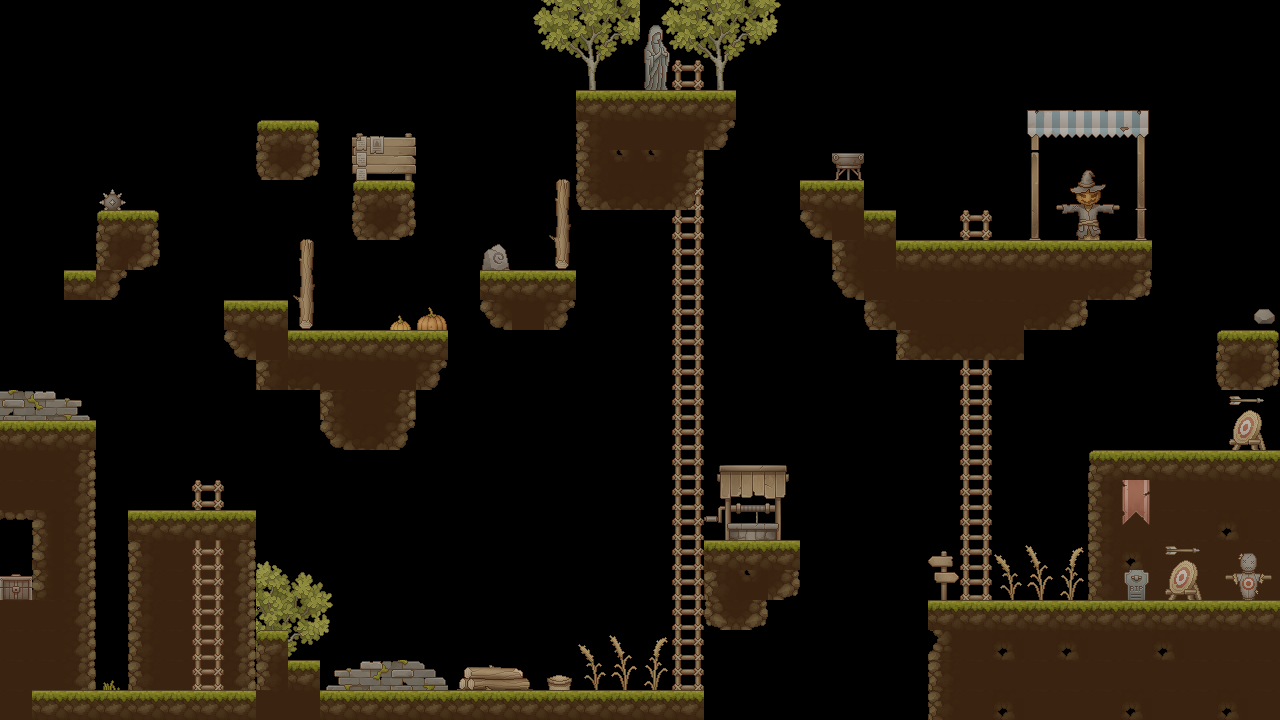

Tiled map render using the project's own tile images. Description and the whole map definition, tile-layer contents included, below:
An orthogonal 40x24 tile map with 32x30 px tiles, 3 tile layers (Props, Fill Platforms, Platforms), 2 tilesets.

<map version="1.10" tiledversion="1.11.0" orientation="orthogonal" renderorder="right-down" width="40" height="24" tilewidth="32" tileheight="30" infinite="0" nextlayerid="4" nextobjectid="1">
 <tileset firstgid="1" name="TX Tileset Ground" tilewidth="32" tileheight="30" tilecount="272" columns="16">
  <image source="../../Tiles/farm_sprites/TX Tileset Ground.png" width="512" height="512" />
 </tileset>
 <tileset firstgid="273" name="TX Village Props" tilewidth="32" tileheight="30" tilecount="1088" columns="32">
  <image source="../../Tiles/farm_sprites/TX Village Props.png" width="1024" height="1024" />
 </tileset>
 <layer id="2" name="Props" width="40" height="24">
  <data encoding="csv">
0,0,0,0,0,0,0,0,0,0,0,0,0,0,0,0,0,0,0,0,391,0,0,0,0,0,0,0,0,0,0,0,0,0,0,0,0,0,0,0,
0,0,0,0,0,0,0,0,0,0,0,0,0,0,0,0,0,0,0,0,423,0,0,0,0,0,0,0,0,0,0,0,0,0,0,0,0,0,0,0,
0,0,0,0,0,0,0,0,0,0,0,0,0,0,0,0,0,0,0,0,455,795,0,0,0,0,0,0,0,0,0,0,0,0,0,0,0,0,0,0,
0,0,0,0,0,0,0,0,0,0,0,0,0,0,0,0,0,0,0,0,487,827,0,0,0,0,0,0,0,0,0,0,0,0,0,0,0,0,0,0,
0,0,0,0,0,0,0,0,0,0,0,439,440,0,0,0,0,0,0,0,0,859,0,0,0,0,0,0,0,0,0,0,2147483982,0,0,334,0,0,0,0,
0,0,0,0,0,0,0,0,0,0,0,471,472,0,0,0,0,0,0,0,0,859,0,0,0,0,0,0,0,0,0,0,2147483982,519,520,366,0,0,0,0,
0,0,0,396,0,0,0,0,0,0,0,503,504,0,0,0,0,1610613432,0,0,0,859,0,0,0,0,0,0,0,0,0,0,2147484014,551,552,398,0,0,0,0,
0,0,0,0,0,0,0,0,0,0,0,0,0,0,0,0,0,1610613431,0,0,0,827,0,0,0,0,0,0,0,0,795,0,2147484046,583,584,398,0,0,0,0,
0,0,0,0,0,0,0,0,0,1610613432,0,0,0,0,0,886,0,1610613430,0,0,0,859,0,0,0,0,0,0,0,0,827,0,0,615,616,0,0,0,0,0,
0,0,0,0,0,0,0,0,0,1610613431,0,0,0,0,0,0,0,0,0,0,0,859,0,0,0,0,0,0,0,0,859,0,0,0,0,0,0,0,0,0,
0,0,0,0,0,0,0,0,0,1610613430,0,0,388,387,0,0,0,0,0,0,0,859,0,0,0,0,0,0,0,0,859,0,0,0,0,0,0,0,0,686,
0,0,0,0,0,0,0,0,0,0,0,0,0,0,0,0,0,0,0,0,0,859,0,0,0,0,0,0,0,0,859,0,0,0,0,0,0,0,0,686,
0,0,0,0,0,0,0,0,0,0,0,0,0,0,0,0,0,0,0,0,0,859,0,0,0,0,0,0,0,0,859,0,0,0,0,0,0,0,0,0,
2147484618,2147484617,2147484616,0,0,0,0,0,0,0,0,0,0,0,0,0,0,0,0,0,0,859,0,0,0,0,0,0,0,0,859,0,0,0,0,0,0,0,0,0,
0,0,0,0,0,0,0,0,0,0,0,0,0,0,0,0,0,0,0,0,0,859,0,0,0,0,0,0,0,0,859,0,0,0,0,0,0,0,0,0,
18,18,0,0,0,0,0,0,0,0,0,0,0,0,0,0,0,0,0,0,0,859,434,435,436,0,0,0,0,0,859,0,0,0,0,0,0,0,0,0,
18,18,0,0,0,0,0,0,0,0,0,0,0,0,0,0,0,0,0,0,0,859,466,467,468,0,0,0,0,0,859,0,0,0,0,18,18,18,18,18,
82,83,0,0,0,0,0,0,0,0,0,0,0,0,0,0,0,0,0,0,0,859,498,499,500,0,0,0,0,0,859,0,0,0,0,18,18,18,92,18,
0,1073741907,0,0,0,18,18,0,0,0,0,0,0,0,0,0,0,0,0,0,0,859,530,531,532,0,0,0,0,0,859,801,802,803,0,92,18,18,18,18,
820,1073741907,0,0,0,18,18,0,0,0,0,0,0,0,0,0,0,0,0,0,0,859,0,125,0,0,0,0,0,0,859,833,834,835,0,18,18,18,18,18,
18,18,0,0,0,18,18,0,0,0,0,0,0,0,0,0,0,0,0,0,0,859,0,0,0,0,0,0,0,0,0,0,0,0,0,18,18,18,18,18,
18,18,0,0,0,18,18,0,0,0,0,0,0,0,0,0,0,0,801,802,803,859,0,0,0,0,0,0,0,0,18,92,18,92,18,18,92,18,18,18,
18,18,0,765,0,18,18,0,0,765,0,0,0,0,0,0,0,513,833,834,835,859,0,0,0,0,0,0,0,0,18,18,18,18,18,18,18,18,18,18,
18,0,0,0,0,18,18,0,0,0,0,0,0,0,0,0,0,0,0,0,0,0,0,0,0,0,0,0,0,0,18,92,18,18,18,92,18,18,92,18
</data>
 </layer>
 <layer id="3" name="Fill Platforms" width="40" height="24">
  <data encoding="csv">
0,0,0,0,0,0,0,0,0,0,0,0,0,0,0,0,838,839,840,841,838,839,840,841,842,0,0,0,0,0,0,0,0,0,0,0,0,0,0,0,
0,0,0,0,0,0,0,0,0,0,0,0,0,0,0,0,870,871,872,873,870,871,872,873,874,0,0,0,0,0,0,0,0,0,0,0,0,0,0,0,
0,0,0,0,0,0,0,0,0,0,0,0,0,0,0,0,902,903,904,905,902,903,904,905,906,0,0,0,0,0,0,0,0,0,0,0,0,0,0,0,
0,0,0,0,0,0,0,0,0,0,0,0,0,0,0,0,934,935,936,937,0,0,0,0,0,0,0,0,0,0,0,0,605,606,606,607,0,0,0,0,
0,0,0,0,0,0,0,0,0,0,0,441,0,0,0,0,0,0,0,18,18,18,0,0,0,0,0,0,0,0,0,0,637,638,638,639,0,0,0,0,
0,0,0,0,0,0,0,0,0,0,0,473,0,0,0,0,0,0,0,125,125,18,0,0,0,0,330,0,0,0,0,0,0,0,0,0,0,0,0,0,
0,0,0,0,0,0,0,0,0,0,0,0,0,0,0,0,0,0,0,18,18,0,0,0,0,0,0,0,0,0,0,0,0,0,0,0,0,0,0,0,
0,0,0,0,0,0,0,0,0,0,0,0,0,0,0,0,0,0,0,0,0,0,0,0,0,0,0,0,0,0,0,0,0,0,0,0,0,0,0,0,
0,0,0,0,0,0,0,0,0,0,0,0,0,0,0,0,0,0,0,0,0,0,0,0,0,0,18,0,0,0,0,0,0,0,0,0,0,0,0,0,
0,0,0,0,0,0,0,0,0,0,0,0,0,0,0,0,0,0,0,0,0,0,0,0,0,0,0,18,18,18,18,18,18,18,18,0,0,0,0,0,
0,0,0,0,0,0,0,0,0,0,0,0,0,0,0,0,18,0,0,0,0,0,0,0,0,0,0,0,18,18,18,18,18,0,0,0,0,0,0,0,
0,0,0,0,0,0,0,0,18,0,0,0,0,0,0,0,0,0,0,0,0,0,0,0,0,0,0,0,0,18,18,18,0,0,0,0,0,0,0,0,
0,0,0,0,0,0,0,0,18,18,18,18,18,0,0,0,0,0,0,0,0,0,0,0,0,0,0,0,0,0,0,0,0,0,0,0,0,0,0,0,
0,0,0,0,0,0,0,0,0,0,18,18,18,0,0,0,0,0,0,0,0,0,0,0,0,0,0,0,0,0,0,0,0,0,0,0,0,0,295,296,
0,0,0,0,0,0,0,0,0,0,0,18,0,0,0,0,0,0,0,0,0,0,0,0,0,0,0,0,0,0,0,0,0,0,0,0,0,0,327,328,
0,0,0,0,0,0,0,0,0,0,0,0,0,0,0,0,0,0,0,0,0,0,0,0,0,0,0,0,0,0,0,0,0,0,0,517,0,0,0,0,
0,0,0,0,0,0,795,0,0,0,0,0,0,0,0,0,0,0,0,0,0,0,0,0,0,0,0,0,0,0,0,0,0,0,0,549,0,0,0,0,
0,0,0,0,0,0,827,0,0,0,0,0,0,0,0,0,0,0,0,0,0,0,0,0,0,0,0,0,0,0,0,0,0,0,0,581,0,0,0,0,
0,0,0,0,17,0,859,19,776,777,778,0,0,0,0,0,0,0,0,0,0,0,0,0,0,0,0,0,0,286,0,0,0,0,0,0,295,296,553,554,
0,0,0,0,17,0,859,19,808,809,810,0,0,0,0,0,0,0,0,0,0,0,18,125,0,0,0,0,0,318,0,0,0,0,0,449,327,328,585,586,
0,0,0,0,17,0,859,19,840,841,842,0,0,0,0,0,0,0,0,0,0,0,0,0,0,0,0,0,0,0,0,0,0,0,0,0,0,0,617,618,
0,0,0,0,17,0,859,19,872,873,874,0,0,0,0,0,0,0,0,0,0,0,0,0,0,0,0,0,0,0,0,0,0,0,0,0,0,0,0,0,
0,0,0,0,17,0,859,19,904,905,968,969,970,971,630,631,632,0,0,0,0,0,0,0,0,0,0,0,0,0,0,0,0,0,0,0,0,0,0,0,
0,0,0,0,0,0,0,935,936,937,938,0,0,0,662,663,664,0,0,0,0,0,0,0,0,0,0,0,0,0,0,0,0,0,0,0,0,0,0,0
</data>
 </layer>
 <layer id="1" name="Platforms" width="40" height="24">
  <data encoding="csv">
0,0,0,0,0,0,0,0,0,0,0,0,0,0,0,0,0,0,0,0,0,0,0,0,0,0,0,0,0,0,0,0,0,0,0,0,0,0,0,0,
0,0,0,0,0,0,0,0,0,0,0,0,0,0,0,0,0,0,0,0,0,0,0,0,0,0,0,0,0,0,0,0,0,0,0,0,0,0,0,0,
0,0,0,0,0,0,0,0,0,0,0,0,0,0,0,0,0,0,0,0,0,0,0,0,0,0,0,0,0,0,0,0,0,0,0,0,0,0,0,0,
0,0,0,0,0,0,0,0,0,0,0,0,0,0,0,0,0,0,2,2,2,2,2,0,0,0,0,0,0,0,0,0,0,0,0,0,0,0,0,0,
0,0,0,0,0,0,0,0,5,6,0,0,0,0,0,0,0,0,17,0,0,0,30,0,0,0,0,0,0,0,0,0,0,0,0,0,0,0,0,0,
0,0,0,0,0,0,0,0,21,22,0,0,0,0,0,0,0,0,17,0,0,19,0,0,0,0,0,0,0,0,0,0,0,0,0,0,0,0,0,0,
0,0,0,0,0,0,0,0,0,0,0,5,6,0,0,0,0,0,21,34,34,30,0,0,0,2,2,0,0,0,0,0,0,0,0,0,0,0,0,0,
0,0,0,5,6,0,0,0,0,0,0,21,22,0,0,0,0,0,0,0,0,0,0,0,0,29,18,2,0,0,0,0,0,0,0,0,0,0,0,0,
0,0,0,17,22,0,0,0,0,0,0,0,0,0,0,0,0,0,0,0,0,0,0,0,0,0,17,18,2,2,2,2,2,2,2,2,0,0,0,0,
0,0,2,30,0,0,0,0,0,0,0,0,0,0,0,2,2,2,0,0,0,0,0,0,0,0,29,0,0,0,0,0,0,0,34,22,0,0,0,0,
0,0,0,0,0,0,0,2,2,0,0,0,0,0,0,29,0,30,0,0,0,0,0,0,0,0,0,21,0,0,0,0,34,22,0,0,0,0,0,0,
0,0,0,0,0,0,0,29,0,2,2,2,2,2,0,0,0,0,0,0,0,0,0,0,0,0,0,0,33,34,34,34,0,0,0,0,0,0,5,6,
0,0,0,0,0,0,0,0,17,34,18,0,0,30,0,0,0,0,0,0,0,0,0,0,0,0,0,0,0,0,0,0,0,0,0,0,0,0,21,22,
0,0,0,0,0,0,0,0,0,0,17,0,19,0,0,0,0,0,0,0,0,0,0,0,0,0,0,0,0,0,0,0,0,0,0,0,0,0,0,0,
2,2,2,0,0,0,0,0,0,0,29,34,30,0,0,0,0,0,0,0,0,0,0,0,0,0,0,0,0,0,0,0,0,0,0,0,0,0,0,0,
0,0,19,0,0,0,0,0,0,0,0,0,0,0,0,0,0,0,0,0,0,0,0,0,0,0,0,0,0,0,0,0,0,0,5,2,2,2,2,2,
0,0,19,0,0,0,0,0,0,0,0,0,0,0,0,0,0,0,0,0,0,0,0,0,0,0,0,0,0,0,0,0,0,0,17,0,0,0,0,0,
0,0,19,0,2,2,2,2,0,0,0,0,0,0,0,0,0,0,0,0,0,0,0,0,0,0,0,0,0,0,0,0,0,0,17,0,0,0,0,0,
0,0,19,0,0,0,0,0,0,0,0,0,0,0,0,0,0,0,0,0,0,0,2,2,2,0,0,0,0,0,0,0,0,0,17,0,0,0,0,0,
0,0,19,0,0,0,0,0,0,0,0,0,0,0,0,0,0,0,0,0,0,0,17,0,22,0,0,0,0,0,0,0,0,0,17,0,0,0,0,0,
0,0,19,0,0,0,0,0,0,0,0,0,0,0,0,0,0,0,0,0,0,0,2147483670,22,0,0,0,0,0,2,2,2,2,2,2,2,2,2,2,2,
0,0,19,0,0,0,0,0,1,0,0,0,0,0,0,0,0,0,0,0,0,0,0,0,0,0,0,0,0,181,0,0,0,0,0,0,0,0,0,0,
0,0,19,0,0,0,0,0,17,2,0,0,0,0,0,0,0,0,0,0,0,0,0,0,0,0,0,0,0,17,0,0,0,0,0,0,0,0,0,0,
0,2,2,2,2,2,2,2,18,18,2,2,2,2,2,2,2,2,2,2,2,2,0,0,0,0,0,0,0,17,0,0,0,0,0,0,0,0,0,0
</data>
 </layer>
</map>
